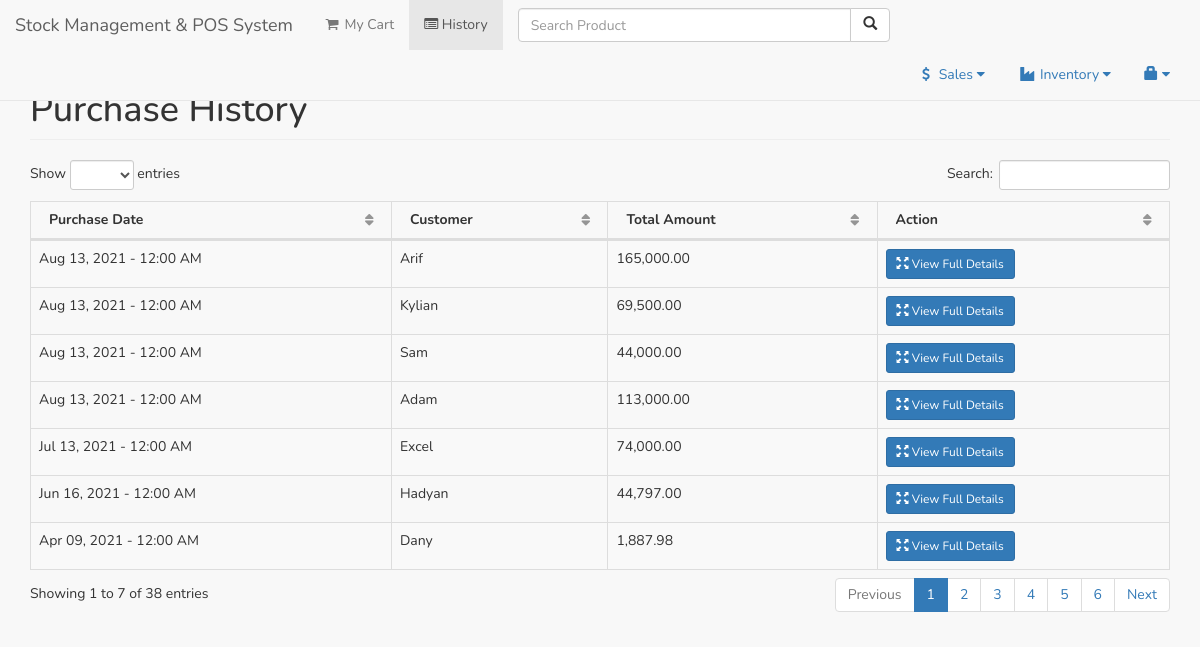
Screenshot of /user/history.php (signed in) with the database file from the repository.
### tables this page shows
CREATE TABLE `sales` (
  `salesid` int(11) NOT NULL,
  `userid` int(11) NOT NULL,
  `sales_total` double NOT NULL,
  `sales_date` date NOT NULL,
  `customer_name` varchar(250) NOT NULL
);

### user/history.php (the view, shortened to what this page needs)
<?php include('session.php'); ?>
<?php include('header.php'); ?>
<body>
<?php include('navbar.php'); ?>
<div class="container">
	<div style="height: 50px;"></div>
	<div class="row">
        <div class="col-lg-12">
            <h1 class="page-header">Purchase History</h1>
        </div>
    </div>
				<div class="row">
                <div class="col-lg-12">
					<table width="100%" class="table table-striped table-bordered table-hover" id="historyTable">
						<thead>
							<tr>
								<th>Purchase Date</th>
								<th>Customer</th>
								<th>Total Amount</th>
								<th>Action</th>
							</tr>
						</thead>
						<tbody>
							<?php
								$h=mysqli_query($conn,"select * from sales where userid='".$_SESSION['id']."' order by sales_date desc");
								while($hrow=mysqli_fetch_array($h)){
									?>
										<tr>
											<td><?php echo date("M d, Y - h:i A", strtotime($hrow['sales_date']));?></td>
											<td><?php echo $hrow['customer_name']; ?></td>
											<td><?php echo number_format($hrow['sales_total'],2); ?></td>
											<td>
												<a href="#detail<?php echo $hrow['salesid']; ?>" data-toggle="modal" class="btn btn-primary btn-sm"><span class="glyphicon glyphicon-fullscreen"></span> View Full Details</a>
											</td>
										</tr>
									<?php
								}
							?>
						</tbody>
                    </table>
                        </div>
                    </div>
</div>
</body>
</html>

### user/header.php (style rules this page uses)
* { font-family: 'Nunito', sans-serif; }

### rows the page displays
sales: sales_date "Aug 13, 2021 - 12:00 AM", customer_name "Arif", sales_total "165,000.00"
sales: sales_date "Aug 13, 2021 - 12:00 AM", customer_name "Kylian", sales_total "69,500.00"
sales: sales_date "Aug 13, 2021 - 12:00 AM", customer_name "Sam", sales_total "44,000.00"
sales: sales_date "Aug 13, 2021 - 12:00 AM", customer_name "Adam", sales_total "113,000.00"
sales: sales_date "Jul 13, 2021 - 12:00 AM", customer_name "Excel", sales_total "74,000.00"
sales: sales_date "Jun 16, 2021 - 12:00 AM", customer_name "Hadyan", sales_total "44,797.00"
sales: sales_date "Apr 09, 2021 - 12:00 AM", customer_name "Dany", sales_total "1,887.98"
